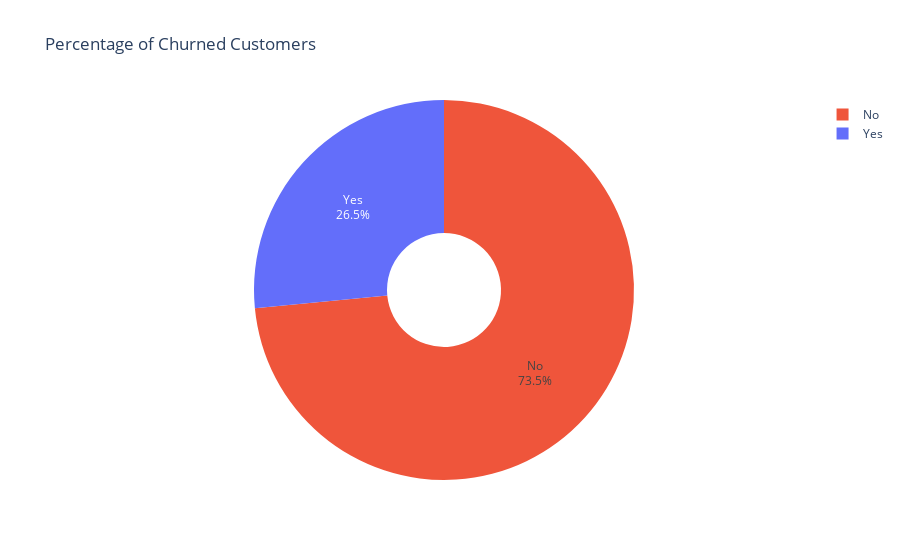

The code cell stored with this chart in its notebook:
### Code cell
# ------------------------------------------------
# 📝 Seaborn/Matplotlib: Pie Chart for Churn Percentage
# ------------------------------------------------
plt.figure(figsize=(3,4))  # Set the figure size to 3x4 inches

# Group by 'Churn' and count occurrences
gb = df.groupby("Churn").agg({'Churn': "count"})

# Create a pie chart
plt.pie(gb['Churn'], 
        labels=gb.index,  # Labels for each category (Yes/No)
        autopct="%1.2f%%")  # Display percentage values with 2 decimal places

# Set the title of the pie chart
plt.title("Percentage of Churned Customers", fontsize=10)

# Display the pie chart
plt.show()

# ------------------------------------------------
# 📝 Explanation:
# ------------------------------------------------
# ✅ `df.groupby("Churn").agg({'Churn': "count"})`: 
#    - Groups data by 'Churn' and counts the number of customers in each category.
#
# ✅ `plt.pie(...)`: 
#    - Creates a pie chart from the grouped data.
#    - `labels=gb.index`: Uses 'Yes' and 'No' as labels.
#    - `autopct="%1.2f%%"`: Displays percentage values with **two decimal places**.
#
# ✅ `plt.title("Percentage of Churned Customers", fontsize=10)`: 
#    - Sets the title of the pie chart with font size 10.
#
# ✅ `plt.show()`: 
#    - Displays the chart.

# ------------------------------------------------
# 🚀 Next Step: Interactive Plotly Version
# ------------------------------------------------

# ------------------------------------------------
# 📝 Plotly: Interactive Pie Chart for Churn Percentage
# ------------------------------------------------
fig = px.pie(values=gb['Churn'],  # Pie chart values (customer count)
             names=gb.index,  # Labels ('Yes' and 'No')
             title="Percentage of Churned Customers",  # Chart title
             hole=0.3,  # Creates a donut-style chart (set to 0 for a full pie)
             color=gb.index,  # Different colors for 'Yes' and 'No'
             color_discrete_sequence=['#EF553B', '#636EFA'])  # Custom colors

fig.update_traces(textinfo='percent+label')  # Show both labels and percentage

fig.show()  # Display the interactive chart

# ------------------------------------------------
# 📝 Explanation:
# ------------------------------------------------
# ✅ `px.pie(...)`: 
#    - Creates an **interactive pie chart** using Plotly.
#    - `values=gb['Churn']`: Uses customer count as pie segment size.
#    - `names=gb.index`: Labels each segment as 'Yes' or 'No'.
#    - `title="Percentage of Churned Customers"`: Sets the title.
#    - `hole=0.3`: Creates a **donut chart** (optional, set to 0 for a full pie).
#    - `color=gb.index`: Assigns different colors to each segment.
#    - `color_discrete_sequence=['#EF553B', '#636EFA']`: Custom colors for better readability.
#
# ✅ `fig.update_traces(textinfo='percent+label')`: 
#    - Displays both **percentage values** and **labels** on the chart.
#
# ✅ `fig.show()`: 
#    - Displays the interactive chart.

# ------------------------------------------------
# 🚀 Why Use Plotly?
# ------------------------------------------------
# ✅ Interactive (hover effects, zooming, detailed tooltips)
# ✅ Easier to interpret with labels and colors
# ✅ Better for presentations and dashboards

### Figure 1 — Plotly figure (JSON) as saved in the notebook; plotly's stock layout.template omitted (floating-point values rounded to 4 significant figures)
{"data": [{"customdata": [["No"], ["Yes"]], "domain": {"x": [0, 1], "y": [0, 1]}, "hole": 0.3, "hovertemplate": "label=%{label}<br>value=%{value}<br>color=%{customdata[0]}<extra></extra>", "labels": ["No", "Yes"], "legendgroup": "", "marker": {"colors": ["#EF553B", "#636EFA"]}, "name": "", "showlegend": true, "textinfo": "percent+label", "type": "pie", "values": [5174, 1869]}], "layout": {"legend": {"tracegroupgap": 0}, "piecolorway": ["#EF553B", "#636EFA"], "title": {"text": "Percentage of Churned Customers"}}}
